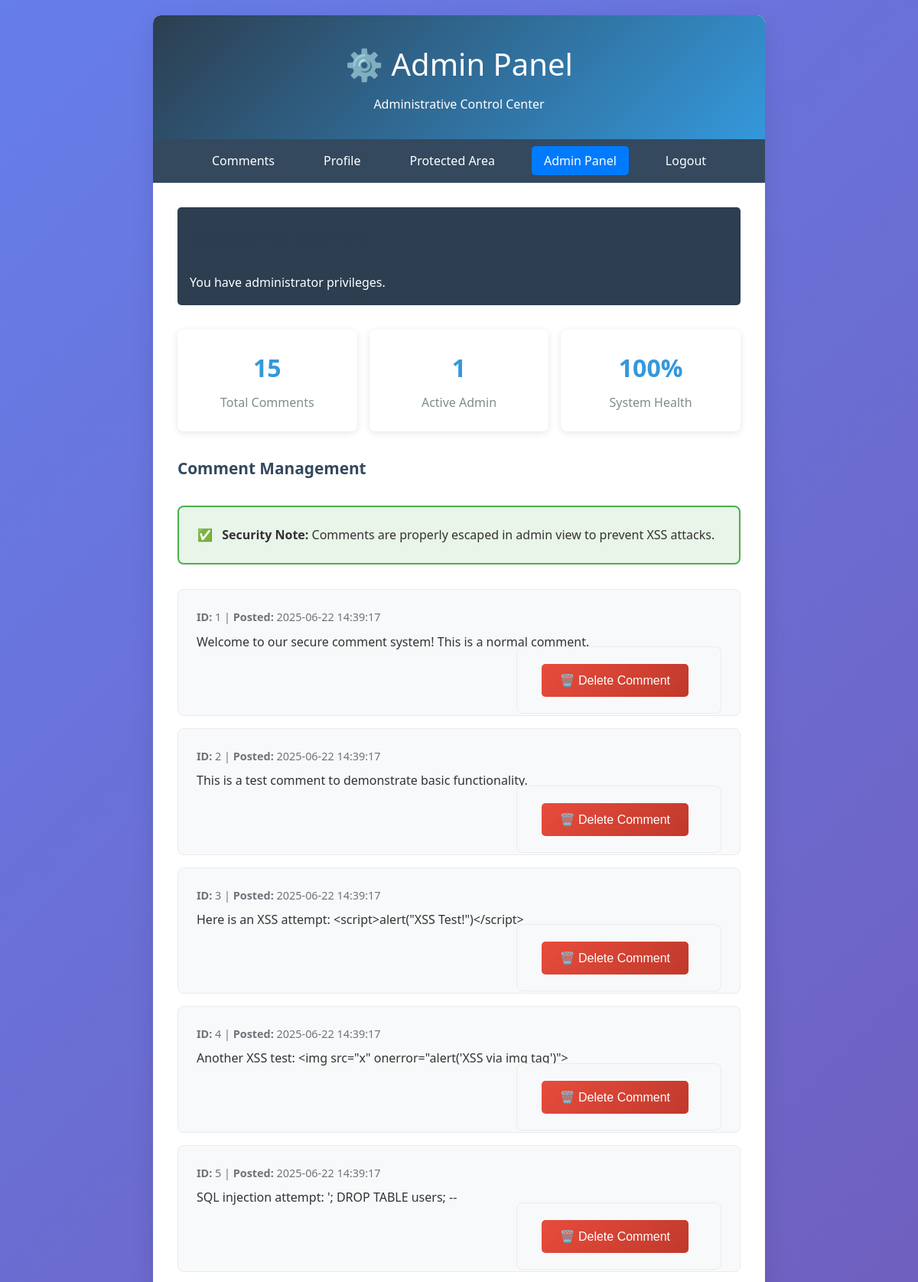
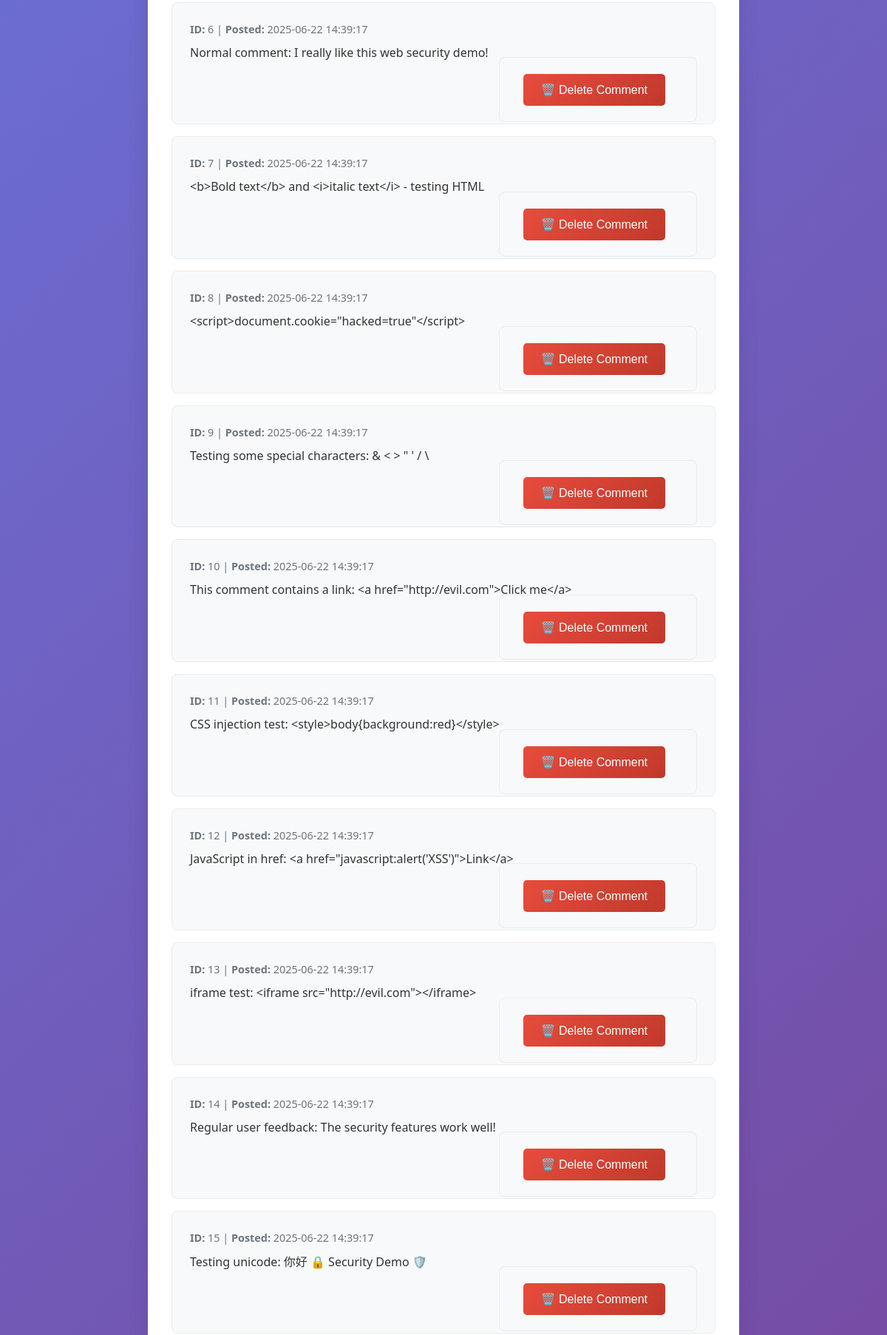
Screenshot of /app/admin.php (signed in, upper part) with the database file from the repository (2 pictures, top to bottom).
### tables this page shows
CREATE TABLE IF NOT EXISTS comments (
    id INT AUTO_INCREMENT PRIMARY KEY,
    comment TEXT NOT NULL,
    user_id INT NOT NULL,
    created_at TIMESTAMP DEFAULT CURRENT_TIMESTAMP,
    FOREIGN KEY (user_id) REFERENCES users(id) ON DELETE CASCADE
);

### app/admin.php (the view, shortened to what this page needs)
<?php
require 'database.php';
$comments = $pdo->query("SELECT id, comment, created_at FROM comments ORDER BY created_at DESC")->fetchAll();
?>
<!DOCTYPE html>
<html lang="en">
<head>
  <link rel="stylesheet" href="styles.css">
</head>
<body>
  <div class="container">
    <div class="header">
      <h1>⚙️ Admin Panel</h1>
      <p>Administrative Control Center</p>
    </div>
    <nav class="nav">
      <ul>
        <li><a href="index.php">Comments</a></li>
        <li><a href="profile.php">Profile</a></li>
        <li><a href="protected.php">Protected Area</a></li>
        <?php if (isset($_SESSION['role']) && $_SESSION['role'] === 'admin'): ?>
        <li><a href="admin.php" class="active">Admin Panel</a></li>
        <?php endif; ?>
        <li><a href="login.php?logout=1">Logout</a></li>
      </ul>
    </nav>
    <div class="content">
      <div class="admin-panel">
        <h2>Welcome, <?= htmlspecialchars($_SESSION['user']) ?>!</h2>
        <p>You have administrator privileges.</p>
      </div>
      <div class="admin-stats">
        <div class="stat-card">
          <div class="stat-number"><?= count($comments) ?></div>
          <div class="stat-label">Total Comments</div>
        </div>
        <div class="stat-card">
          <div class="stat-number">1</div>
          <div class="stat-label">Active Admin</div>
        </div>
        <div class="stat-card">
          <div class="stat-number">100%</div>
          <div class="stat-label">System Health</div>
        </div>
      </div>
      <h3>Comment Management</h3>
      <div class="security-fixed">
        <span class="security-icon safe"></span>
        <strong>Security Note:</strong> Comments are properly escaped in admin view to prevent XSS attacks.
      </div>
      <div class="comments-list">
        <?php foreach ($comments as $row): ?>
        <div class="comment">
          <div class="comment-meta">
            <strong>ID:</strong> <?= $row['id'] ?> |
            <strong>Posted:</strong> <?= htmlspecialchars($row['created_at']) ?>
          </div>
          <div class="comment-content">
            <?= htmlspecialchars($row['comment'], ENT_QUOTES, 'UTF-8') ?>
          </div>
          <div class="comment-actions">
            <form method="POST" action="delete_comment.php" style="display:inline;">
              <button type="submit" class="btn btn-danger" onclick="return confirm('Are you sure you want to delete this comment?')">
                🗑️ Delete Comment
              </button>
            </form>
          </div>
        </div>
        <?php endforeach; ?>
      </div>
    </div>
  </div>
</body>
</html>

### app/styles.css (style rules this page uses)
* { margin: 0; padding: 0; box-sizing: border-box; }
body { font-family: "Segoe UI", Tahoma, Geneva, Verdana, sans-serif; line-height: 1.6; color: #333; background: linear-gradient(135deg, #667eea 0%, #764ba2 100%); min-height: 100vh; padding: 20px; }
.container { max-width: 800px; margin: 0 auto; background: white; border-radius: 10px; box-shadow: 0 10px 30px rgba(0, 0, 0, 0.1); overflow: hidden; }
.header { background: linear-gradient(135deg, #2c3e50, #3498db); color: white; padding: 2rem; text-align: center; }
.content { padding: 2rem; }
h1 { font-size: 2.5rem; margin-bottom: 0.5rem; font-weight: 300; }
h2 { color: #2c3e50; margin-bottom: 1.5rem; font-size: 1.8rem; font-weight: 400; }
h3 { color: #34495e; margin: 2rem 0 1rem 0; font-size: 1.3rem; }
form { background: #f8f9fa; padding: 2rem; border-radius: 8px; margin-bottom: 2rem; border: 1px solid #e9ecef; }
button, .btn { background: linear-gradient(135deg, #3498db, #2980b9); color: white; border: none; padding: 12px 24px; border-radius: 5px; cursor: pointer; font-size: 16px; text-decoration: none; display: inline-block; transition: all 0.3s ease; margin-right: 10px; }
.btn-danger { background: linear-gradient(135deg, #e74c3c, #c0392b); }
.comment { background: #f8f9fa; border: 1px solid #e9ecef; border-radius: 8px; padding: 1.5rem; margin-bottom: 1rem; position: relative; }
.comment-meta { color: #6c757d; font-size: 0.9rem; margin-bottom: 0.5rem; font-weight: 500; }
.comment-content { line-height: 1.6; margin-bottom: 1rem; }
.comment-actions { text-align: right; }
.security-fixed { background: #e8f5e8; border: 2px solid #4caf50; border-radius: 8px; padding: 1.5rem; margin: 2rem 0; }
.nav { background: #34495e; padding: 1rem 0; }
.nav ul { list-style: none; display: flex; justify-content: center; flex-wrap: wrap; }
.nav li { margin: 0 1rem; }
.nav a { color: white; text-decoration: none; padding: 0.5rem 1rem; border-radius: 5px; transition: background 0.3s ease; }
.admin-panel { background: #2c3e50; color: white; padding: 1rem; border-radius: 5px; margin-bottom: 2rem; }
.admin-stats { display: grid; grid-template-columns: repeat(auto-fit, minmax(200px, 1fr)); gap: 1rem; margin: 2rem 0; }
.stat-card { background: white; padding: 1.5rem; border-radius: 8px; text-align: center; box-shadow: 0 2px 10px rgba(0, 0, 0, 0.1); }
.stat-number { font-size: 2rem; font-weight: bold; color: #3498db; }
.stat-label { color: #7f8c8d; margin-top: 0.5rem; }
.nav a.active { background: #007bff; color: white; border-radius: 5px; }
.security-icon { display: inline-block; margin-right: 0.5rem; font-weight: bold; }
.security-icon.safe::before { content: "✅"; }

### rows the page displays
comments: id "1", created_at "2025-06-22 14:39:17", comment "Welcome to our secure comment system! This is a normal comment."
comments: id "2", created_at "2025-06-22 14:39:17", comment "This is a test comment to demonstrate basic functionality."
comments: id "3", created_at "2025-06-22 14:39:17", comment "Here is an XSS attempt: <script>alert(\"XSS Test!\")</script>"
comments: id "4", created_at "2025-06-22 14:39:17", comment "Another XSS test: <img src=\"x\" onerror=\"alert('XSS via img tag')\">"
comments: id "5", created_at "2025-06-22 14:39:17", comment "SQL injection attempt: '; DROP TABLE users; --"
comments: id "6", created_at "2025-06-22 14:39:17", comment "Normal comment: I really like this web security demo!"
comments: id "7", created_at "2025-06-22 14:39:17", comment "<b>Bold text</b> and <i>italic text</i> - testing HTML"
comments: id "8", created_at "2025-06-22 14:39:17", comment "<script>document.cookie=\"hacked=true\"</script>"
comments: id "9", created_at "2025-06-22 14:39:17", comment "Testing some special characters: & < > \" ' / \\"
comments: id "10", created_at "2025-06-22 14:39:17", comment "This comment contains a link: <a href=\"http://evil.com\">Click me</a>"
comments: id "11", created_at "2025-06-22 14:39:17", comment "CSS injection test: <style>body{background:red}</style>"
comments: id "12", created_at "2025-06-22 14:39:17", comment "JavaScript in href: <a href=\"javascript:alert('XSS')\">Link</a>"
comments: id "13", created_at "2025-06-22 14:39:17", comment "iframe test: <iframe src=\"http://evil.com\"></iframe>"
comments: id "14", created_at "2025-06-22 14:39:17", comment "Regular user feedback: The security features work well!"
comments: id "15", created_at "2025-06-22 14:39:17", comment "Testing unicode: 你好 🔒 Security Demo 🛡️"

### other values shown
count($comments) "15"
